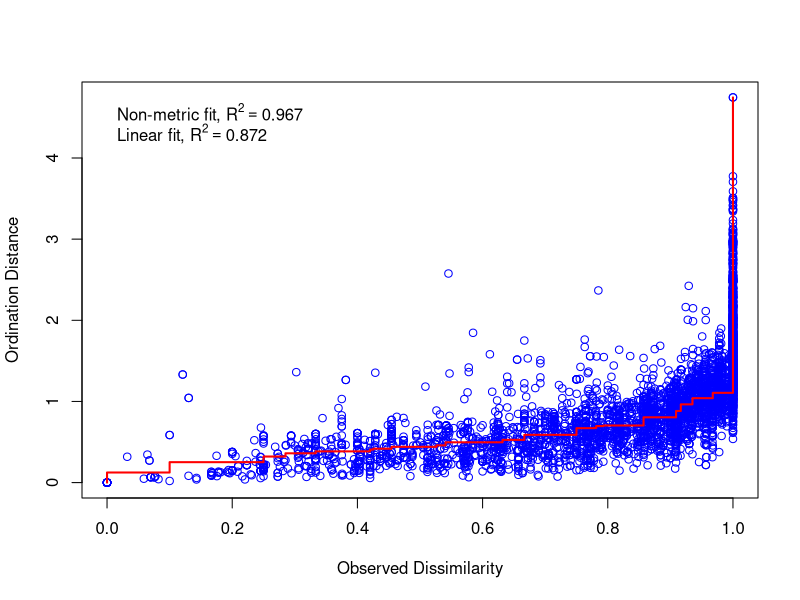
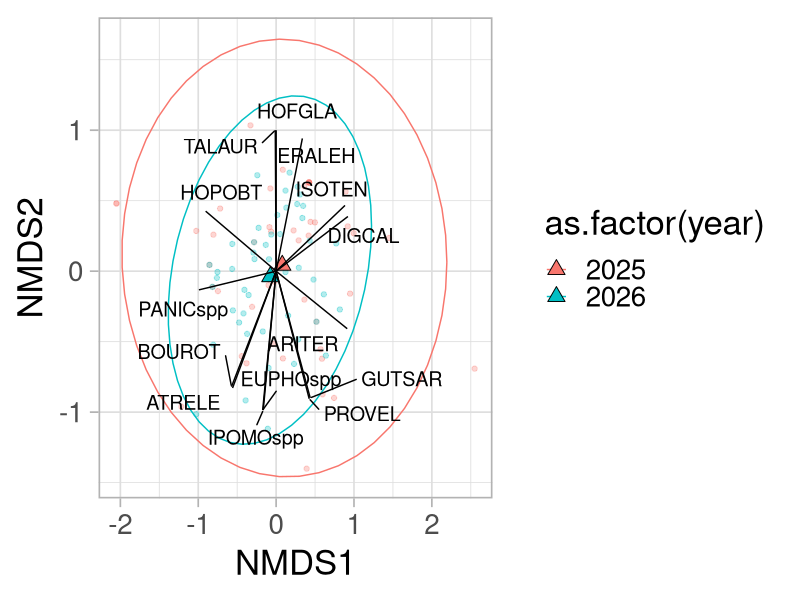

The R source for these figures, in order: (Note: this script raises an error after producing the figures.)
library(tidyverse)
library(vegan)

pre <- read_csv("data/community_fall2025.csv")
pre$year <- "2025"
pre[is.na(pre)] <- 0

post <- read_csv("data/community_fall2026.csv")
post$year <- "2026"
post[is.na(post)] <- 0
post$plot <- as.character(post$plot)

com_change <- bind_rows(pre, post)
com_change[is.na(com_change)] <- 0

# vector of treatment plots:

treat <- as.character(seq(1, 100, by = 1))

com_change <- filter(com_change, plot %in% treat)

# remove species with no cover in the treatment area:

com_b <- com_change %>% 
  select(-plot, -year) %>% 
  mutate(across(where(is.numeric), ~ifelse(.x == 0, 0, 1)))

rares <- com_b %>% 
  colSums() %>% 
  data.frame()

spp_pool <- rownames(filter(rares, .>5))

com_use <- com_change[, which(colnames(com_change) %in% spp_pool)]
com_use$plot <- com_change$plot
com_use$year <- com_change$year
com_use$plot_year <- paste(com_use$plot, com_use$year)
com_raw <- com_use %>% 
  select(-plot, -year)

com <- com_raw %>% 
  column_to_rownames(var = "plot_year") %>%    # turn plot column back to row names
  wisconsin()

com <- com[rowSums(com) != 0, ]

com_plots <- com %>%
  mutate(plot = rownames(.)) # get plot column back in

dist_b <- vegdist(com, method = "bray")

banwr_nmds <- metaMDS(dist_b, k = 2, trymax = 200) # run NMDS
banwr_nmds$stress # check stress; < 0.2 is good!
stressplot(banwr_nmds) # view stress plot
com_env <- envfit(banwr_nmds, com)


env_df <- data.frame(com_env$vectors$arrows) %>% # extracting the end points of each envfit vector
  mutate(spp = rownames(.)) %>% 
  filter(com_env$vectors$pvals <= 0.05)
env0 <- data.frame(NMDS1 = rep(0, nrow(env_df)),  # creating the zeroes with a spp column
                   NMDS2 = rep(0, nrow(env_df)),
                   spp = env_df$spp)
env_res <- rbind(env_df, env0) # combining them together

banwr_scores <- data.frame(cbind(scores(banwr_nmds), rownames(com))) # get scores of the NMDS and combine them with the spp names
names(banwr_scores) <- c("NMDS1", "NMDS2", "plot") # assign column names to df from previous line
banwr_scores$year <- str_split_i(banwr_scores$plot, " ", 2)

banwr_scores <- banwr_scores %>% 
  mutate(NMDS1 = as.numeric(NMDS1), NMDS2 = as.numeric(NMDS2))

banwr_centroids <- banwr_scores %>% 
  group_by(year) %>% 
  summarise(NMDS1 = mean(NMDS1, na.rm = T), 
            NMDS2 = mean(NMDS2, na.rm = T))

library(ggrepel)

ggplot(data = banwr_scores, aes(x = NMDS1, y = NMDS2))+
  geom_point(aes(color = as.factor(year)), alpha = 0.3)+
  stat_ellipse(aes(color = as.factor(year)), level = 0.99)+
  geom_point(pch = 24, size = 4, data = banwr_centroids, 
             aes(fill = as.factor(year), x = NMDS1, y = NMDS2))+
  geom_line(data = env_res, aes(group = spp))+
  geom_label_repel(data = env_df, aes(label = spp),
                   size = 5, fill = NA, label.size = NA)+
  theme_light(base_size = 25)

adonis2(com ~ as.factor(banwr_scores$year), data = com) # anova is sig; difference in mean or dispersion?
anova(betadisper(vegdist(com, method  = "bray"),
                 group = as.factor(banwr_scores$year), type = "centroid")) # they differ in dispersion!
